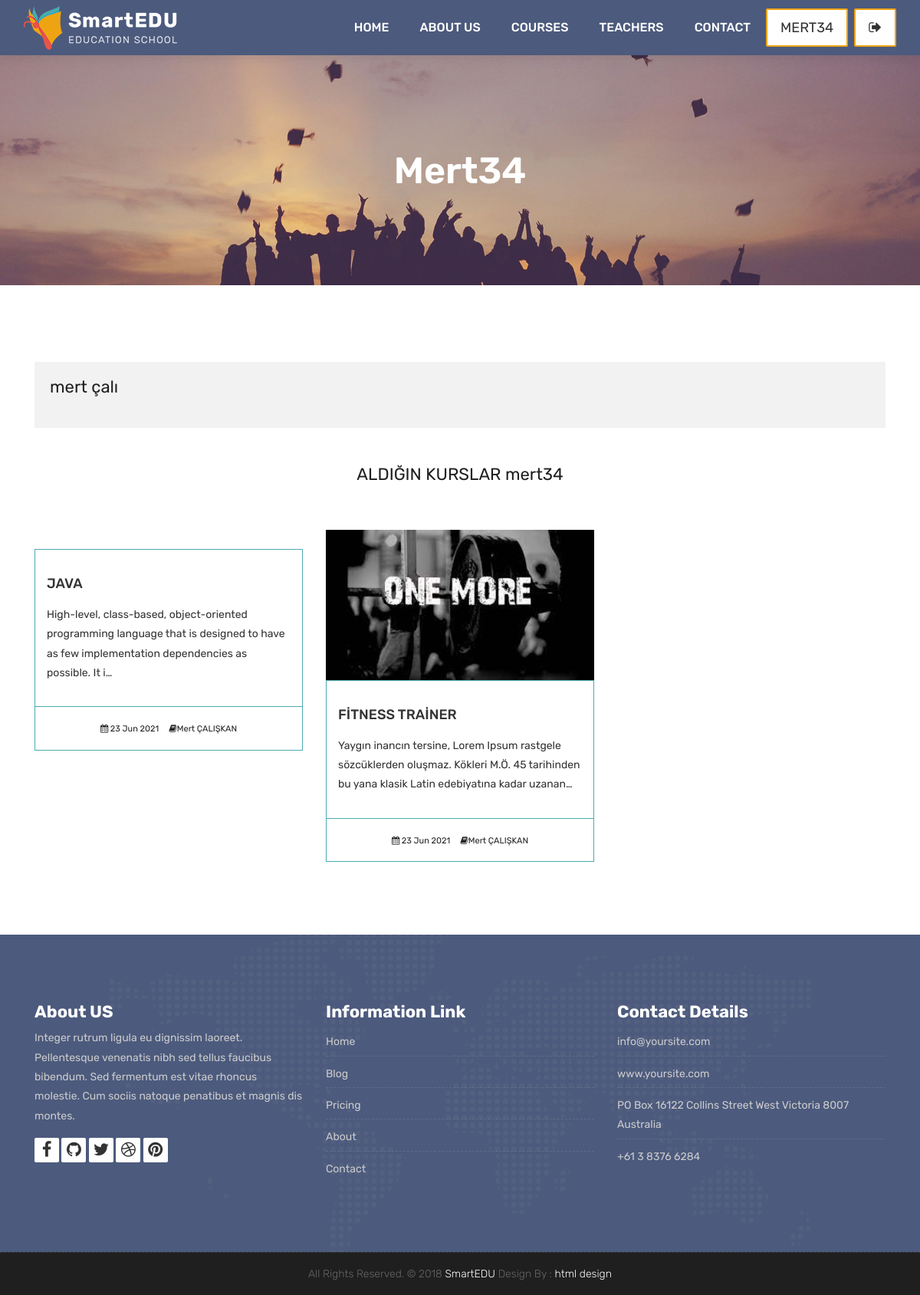
The page /accounts/dashboard/ (signed in) on the database its author committed.
### courses/models.py (models this page shows, shortened)
class Course(models.Model):
    teacher = models.ForeignKey(Teacher, null=True, on_delete=models.CASCADE)
    name = models.CharField(max_length=200, unique=True)
    category = models.ForeignKey(Category, null=True, on_delete=models.DO_NOTHING)
    tags = models.ManyToManyField(Tag, blank=True, null=True)
    students = models.ManyToManyField(User,blank=True, related_name='courses_joined')
    description = models.TextField(blank=True, null=True)
    image = models.ImageField(upload_to="courses/%Y/%m/%d/",default="courses/default_courses_image.jpg")
    date = models.DateTimeField(auto_now=True)
    available = models.BooleanField(default=True)

### teachers/models.py (models this page shows)
class Teacher(models.Model):
    name = models.CharField(max_length=50)
    title = models.CharField(max_length=50)
    description = models.TextField(blank=True)
    image = models.ImageField(upload_to ="courses/%Y%m%d/")
    facebook = models.URLField(max_length=200, blank=True)
    twitter = models.URLField(max_length=200, blank=True)
    linkedin = models.URLField(max_length=200, blank=True)
    youtube = models.URLField(max_length=200, blank=True)
    def __str__(self):
        return self.name

### accounts/views.py (the view)
# urls.py: path('dashboard/',views.user_dashboard, name='dashboard'),
@login_required(login_url='login')
def user_dashboard(request):
    current_user = request.user
    courses = current_user.courses_joined.all()
    context = {
        'courses':courses
    }
    return render(request,'dashboard.html',context)

### templates/dashboard.html
{% extends 'partials/_base.html' %}
{% load static %}
{% block content %}
	<div class="all-title-box">
		<div class="container text-center">
			<h1>{{user.username}}</span></h1>
		</div>
	</div>
    <div id="overviews" class="section wb">
        <div class="container">
            <div class="row">
                <div class="col-lg-12 blog-post-single">
					<div class="blog-author">
						<div class="author-bio">
							<h2 class="author_name">{{user.first_name}} {{user.last_name}}</h2>
							<h5>{{ teacher.title }}</h5>
						</div>
					</div>
                </div>
            </div>
            <div class="row">
                <div class="col-lg-12">
                    <h2 class="text-center my-5">ALDIĞIN KURSLAR {{ user.username }}</h2>
                </div>
                {% for course in courses %}
                <div class="col-lg-4 col-md-6 col-12">
                    <div class="course-item">
						<div class="image-blog">
							<img src="{{course.image.url}}" alt="" class="img-fluid">
						</div>
						<div class="course-br">
							<div class="course-title">
								<h2><a href="{% url 'course_detail' course.category.slug course.id %}" title="">{{course.name}}</a></h2>
							</div>
							<div class="course-desc">
								<p>{{course.description | truncatechars:140}}</p>
							</div>
						</div>
						<div class="course-meta-bot">
							<ul>
								<li><i class="fa fa-calendar" aria-hidden="true"></i> {{course.date|date:"d M Y"}}</li>
                                <li><i class="fa fa-book" aria-hidden="true"></i>{{course.teacher}}</li>
							</ul>
						</div>
					</div>
                    <br>
                </div>
                {% endfor %}
            </div>
        </div>
    </div>
    {% endblock %}

### templates/partials/_navbar.html (shortened to what this page needs)
{% load static %}
	<header class="top-navbar">
		<nav class="navbar navbar-expand-lg navbar-light bg-light">
			<div class="container-fluid">
				<a class="navbar-brand" href="{% url 'index' %}">
					<img src="{% static 'images/logo.png' %}" alt="" />
				</a>
				<div class="collapse navbar-collapse" id="navbars-host">
					<ul class="navbar-nav ml-auto">
						<li class="nav-item {% if '/' == request.path %} active {% endif %}" ><a class="nav-link" href="{% url 'index' %}">Home</a></li>
						<li class="nav-item {% if 'about' in request.path %} active {% endif %}"><a class="nav-link" href="{% url 'about' %}">About Us</a></li>
						<li class="nav-item {% if 'courses' in request.path %} active {% endif %}"><a class="nav-link" href="{% url 'courses' %}">Courses</a></li>
						<li class="nav-item {% if 'teachers' in request.path %} active {% endif %}"><a class="nav-link" href="{% url 'teachers' %}">Teachers</a></li>
						<li class="nav-item {% if 'contact' in request.path %} active {% endif %}"><a class="nav-link" href="{% url 'contact' %}">Contact</a></li>
					</ul>
					<ul class="nav navbar-nav navbar-right">
						{% if user.is_authenticated %}
                    <li><a class="hover-btn-new log orange mr-2" href="{% url 'dashboard' %}"><span>{{user.username}}</span></a></li>
                    <li><a class="hover-btn-new log orange" href="javascript:{document.getElementById('logout').submit()}"><span><i class="fa fa-sign-out"></i></span></a>
                    </li>
                    {% else %}
                    <li><a class="hover-btn-new log orange mr-2" href="{% url 'login' %}"><span><i class="fa fa-sign-in"></i></span></a></li>
                    <li><a class="hover-btn-new log orange" href="{% url 'register' %}"><span><i class="fa fa-user-plus"></i></span></a></li>
                    {% endif %}
                    </ul>
				</div>
			</div>
		</nav>
	</header>

### rows shown on the page
Course: name "JAVA", description "High-level, class-based, object-oriented programming language that is designed to have as few implementation dependencies as possible. It i…", date "23 Jun 2021", teacher "Mert ÇALIŞKAN"
Course: image (picture), name "FİTNESS TRAİNER", description "Yaygın inancın tersine, Lorem Ipsum rastgele sözcüklerden oluşmaz. Kökleri M.Ö. 45 tarihinden bu yana klasik Latin edebiyatına kadar uzanan…", date "23 Jun 2021", teacher "Mert ÇALIŞKAN"

### other values the page prints
{{ user.username }} "MERT34"
{{ user.username }} "Mert34"
{{ user.first_name }} "mert"
{{ user.last_name }} "çalı"
{{ user.username }} "mert34"
